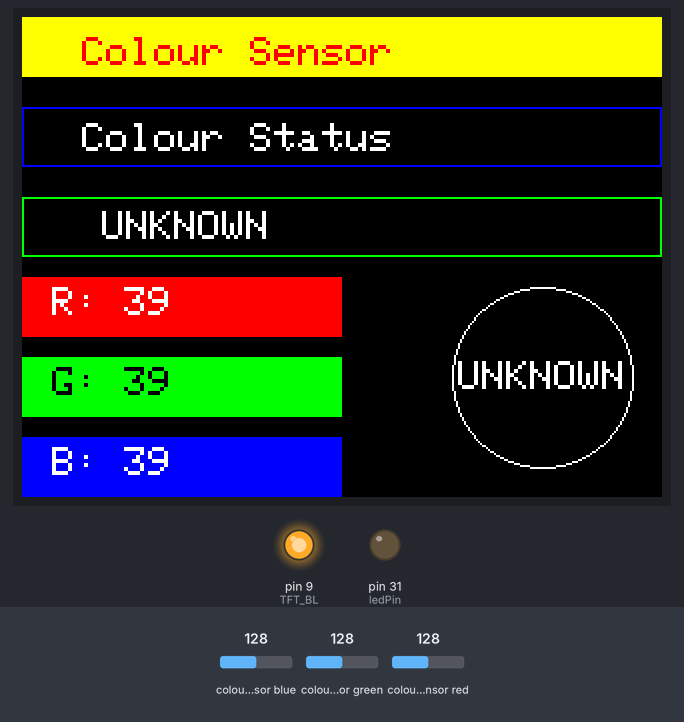
This sketch was run on a simulated Arduino Mega 2560, built with avr-gcc and run on an emulated ATmega2560. Parts: 320×240 colour display, output pins drawn as LEDs (lit = HIGH). Wiring (inferred from the names in the program): TCS3200 colour sensor: output pin 30; S2 pin 28; S3 pin 29; S0 pin 26; S1 pin 27. The inputs (shaded band) are chosen by the test bench; at power-on: colour sensor blue 128, colour sensor green 128, colour sensor red 128. Pins used as bus, display or sensor lines are not drawn; what the sketch prints to the serial monitor is not drawn.

Above: at 1.4 s.
1.5 s: colour sensor blue set to 5
At 3.0 s:
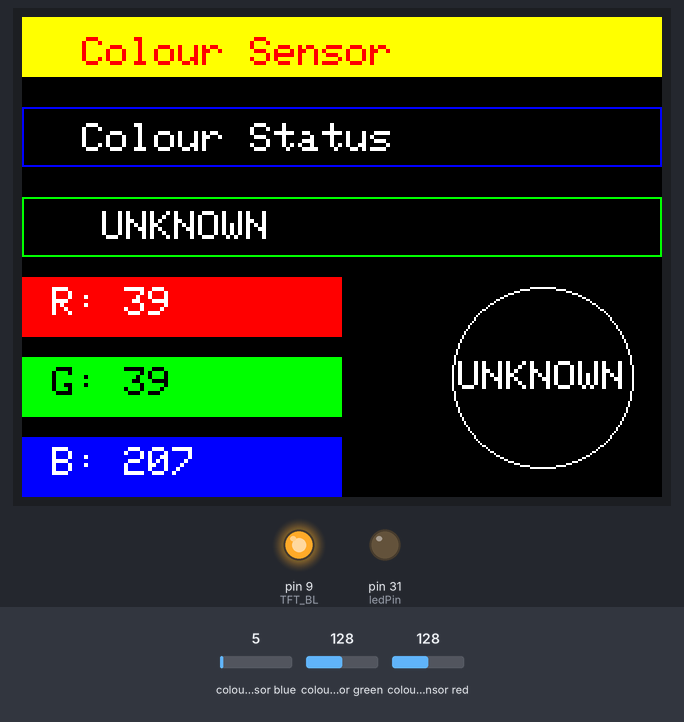
3.7 s: colour sensor green set to 17
At 5.0 s:
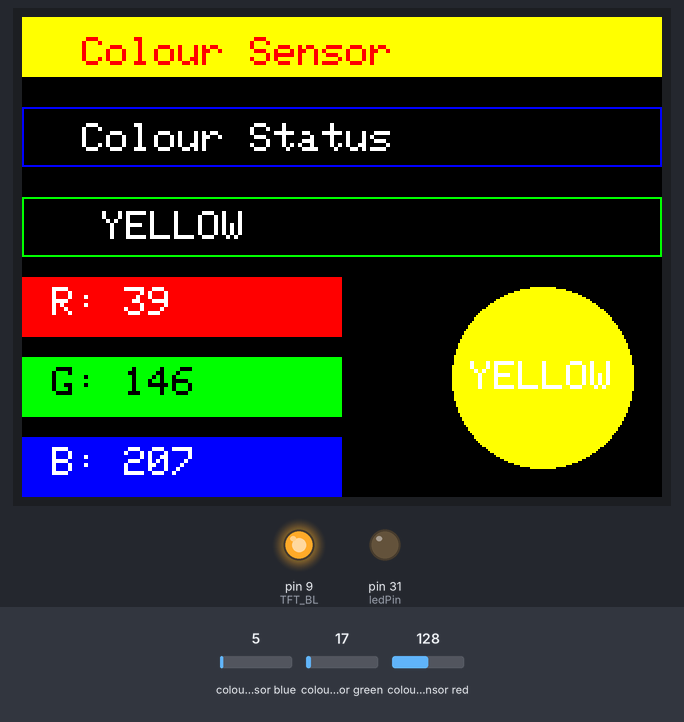
5.8 s: colour sensor red set to 5
At 6.6 s:
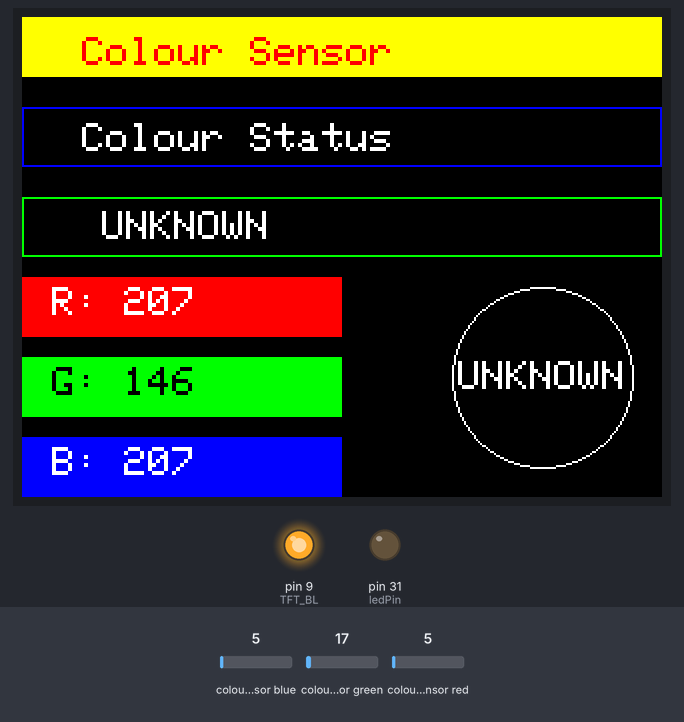
7.8 s: colour sensor green set to 5
At 9.5 s:
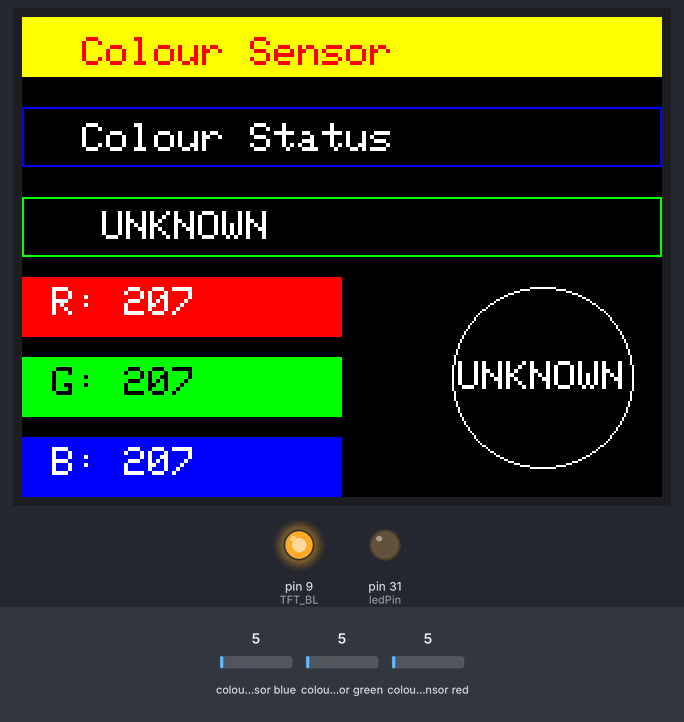
9.8 s: colour sensor red set to 64
At 11.6 s:
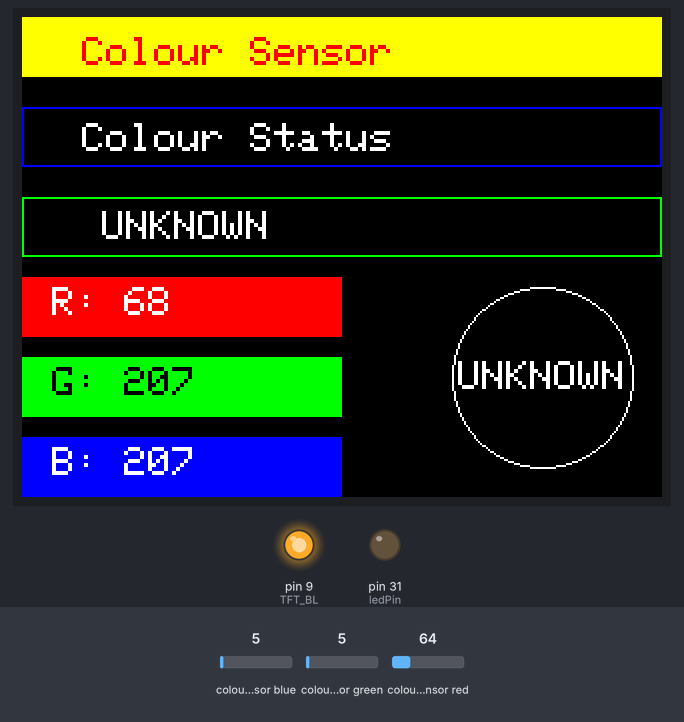
Timing chart, 0 to 12.8 s (numbered marks = the images above; inputs shaded):
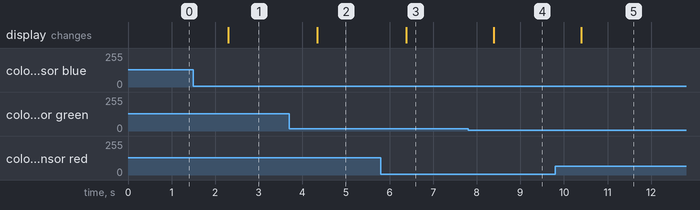

Measured:
- after the input at 1.5 s, the display: changes after 0.80 s (image 1)
- after the input at 3.7 s, the display: changes after 0.64 s (image 2)
- after the input at 5.8 s, the display: changes after 0.58 s (image 3)
- after the input at 7.8 s, the display: changes after 0.59 s (image 4)
- after the input at 9.8 s, the display: changes after 0.60 s (image 5)

The sketch:

Ardiuno_Colour_TFT.ino
```cpp
#include <Adafruit_GFX.h>
#include <Adafruit_ST7789.h>
#include <SPI.h>

#define TFT_CS   53
#define TFT_RST  8
#define TFT_DC   7
#define TFT_BL   9

Adafruit_ST7789 tft = Adafruit_ST7789(TFT_CS, TFT_DC, TFT_RST);

const int S0 = 26;
const int S1 = 27;
const int S2 = 28;
const int S3 = 29;
const int sensorOut = 30;
const int ledPin = 31;

unsigned long redFrequency = 0;
unsigned long greenFrequency = 0;
unsigned long blueFrequency = 0;

String lastColor = "";
String lastCircleText = "";
unsigned long lastRed = 0, lastGreen = 0, lastBlue = 0;

void setup() {
  Serial.begin(9600);

  pinMode(S0, OUTPUT);
  pinMode(S1, OUTPUT);
  pinMode(S2, OUTPUT);
  pinMode(S3, OUTPUT);
  pinMode(sensorOut, INPUT);
  pinMode(ledPin, OUTPUT);

  digitalWrite(S0, HIGH);
  digitalWrite(S1, LOW);
  digitalWrite(ledPin, LOW);

  pinMode(TFT_BL, OUTPUT);
  digitalWrite(TFT_BL, HIGH);

  tft.init(240, 320);
  tft.setRotation(1);
  tft.fillScreen(ST77XX_BLACK);
  drawUI();
}

void loop() {
  digitalWrite(S2, LOW);
  digitalWrite(S3, LOW);
  redFrequency = pulseIn(sensorOut, LOW);

  digitalWrite(S2, HIGH);
  digitalWrite(S3, HIGH);
  greenFrequency = pulseIn(sensorOut, LOW);

  digitalWrite(S2, LOW);
  digitalWrite(S3, HIGH);
  blueFrequency = pulseIn(sensorOut, LOW);

  String colorName = detectColor(redFrequency, greenFrequency, blueFrequency);

  Serial.print("R: "); Serial.print(redFrequency);
  Serial.print(" | G: "); Serial.print(greenFrequency);
  Serial.print(" | B: "); Serial.print(blueFrequency);
  Serial.print(" | Detected: "); Serial.println(colorName);

  if (colorName != lastColor) {
    lastColor = colorName;

    tft.fillRect(0, 90, 320, 30, ST77XX_BLACK);
    tft.drawRect(0, 90, 320, 30, ST77XX_GREEN);
    tft.setCursor(40, 97);
    tft.setTextColor(ST77XX_WHITE);
    tft.setTextSize(2);
    tft.print(colorName);
  }

  if (redFrequency != lastRed) {
    lastRed = redFrequency;
    tft.fillRect(0, 130, 160, 30, ST77XX_RED);
    tft.setCursor(15, 135);
    tft.setTextColor(ST77XX_WHITE);
    tft.setTextSize(2);
    tft.print("R: ");
    tft.print(redFrequency);
  }

  if (greenFrequency != lastGreen) {
    lastGreen = greenFrequency;
    tft.fillRect(0, 170, 160, 30, ST77XX_GREEN);
    tft.setCursor(15, 175);
    tft.setTextColor(ST77XX_BLACK);
    tft.setTextSize(2);
    tft.print("G: ");
    tft.print(greenFrequency);
  }

  if (blueFrequency != lastBlue) {
    lastBlue = blueFrequency;
    tft.fillRect(0, 210, 160, 30, ST77XX_BLUE);
    tft.setCursor(15, 215);
    tft.setTextColor(ST77XX_WHITE);
    tft.setTextSize(2);
    tft.print("B: ");
    tft.print(blueFrequency);
  }

  if (colorName != lastCircleText) {
    lastCircleText = colorName;
    uint16_t colorCode = getColorCode(colorName);

    int circleX = 260;
    int circleY = 180;
    int radius = 45;

    tft.fillRect(circleX - radius - 2, circleY - radius - 2, radius * 2 + 4, radius * 2 + 4, ST77XX_BLACK);

    if (colorName == "UNKNOWN") {
      tft.drawCircle(circleX, circleY, radius, ST77XX_WHITE);
    } else {
      tft.fillCircle(circleX, circleY, radius, colorCode);
    }

    tft.setTextSize(2);
    tft.setTextColor(ST77XX_WHITE);
    int16_t x, y;
    uint16_t w, h;
    tft.getTextBounds(colorName, 0, 0, &x, &y, &w, &h);
    tft.setCursor(circleX - w / 2, circleY - h / 2);
    tft.print(colorName);
  }

  delay(1000);
}

void drawUI() {
  tft.fillRect(0, 0, 320, 30, ST77XX_YELLOW);
  tft.setTextColor(ST77XX_RED);
  tft.setTextSize(2);
  tft.setCursor(30, 10);
  tft.print("Colour Sensor");

  tft.drawRect(0, 45, 320, 30, ST77XX_BLUE);
  tft.setTextColor(ST77XX_WHITE);
  tft.setTextSize(2);
  tft.setCursor(30, 53);
  tft.print("Colour Status");
}

String detectColor(unsigned long r, unsigned long g, unsigned long b) {
  if (r > 120 && r < 150 && g > 1800 && g < 2000 && b > 950 && b < 2000) return "RED";
  if (r > 700 && r < 900 && g > 120 && g < 220 && b > 100 && b < 160) return "BLUE";
  if ((r > 180 && r < 250 && g > 120 && g < 170 && b > 280 && b < 400) || (r > 1000 && r < 3000 && g > 500 && g < 800 && b > 1000 && b < 3000)) return "GREEN";
  if (r > 20 && r < 90 && g > 110 && g < 160 && b > 200 && b < 300) return "YELLOW";
  if (r > 220 && r < 290 && g > 350 && g < 430 && b > 350 && b < 450) return "PINK";
  if (r > 200 && r < 250 && g > 240 && g < 300 && b > 260 && b < 310) return "WHITE";
  return "UNKNOWN";
}

uint16_t getColorCode(String colorName) {
  if (colorName == "RED") return ST77XX_RED;
  if (colorName == "GREEN") return ST77XX_GREEN;
  if (colorName == "BLUE") return ST77XX_BLUE;
  if (colorName == "YELLOW") return ST77XX_YELLOW;
  if (colorName == "WHITE") return ST77XX_WHITE;
  if (colorName == "PINK") return ST77XX_MAGENTA;
  if (colorName == "BLACK") return ST77XX_BLACK;
  return ST77XX_BLACK;
}
```
